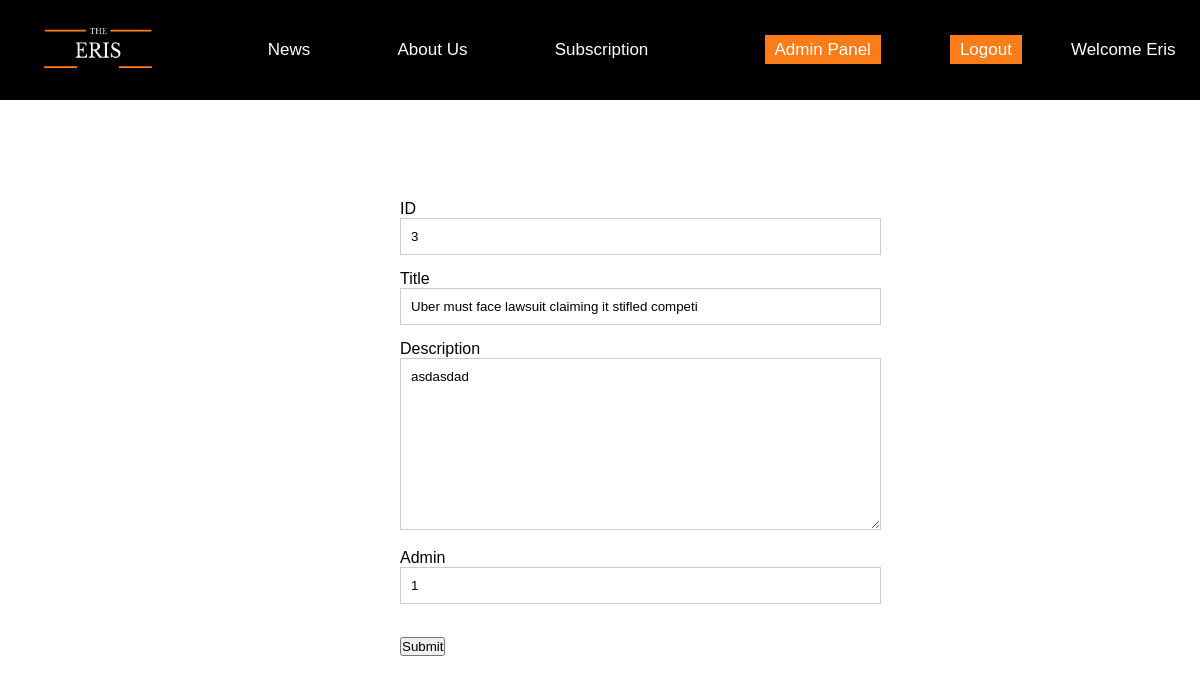
The page /edit.php?id=3 (signed in) on the database its author committed.
### tables this page shows
CREATE TABLE `articles` (
  `ID` int(11) NOT NULL,
  `Title` varchar(50) NOT NULL,
  `Subtitle` varchar(100) DEFAULT NULL,
  `Description` text DEFAULT NULL,
  `PrimaryCategory` varchar(30) NOT NULL,
  `SecondaryCategory` varchar(30) NOT NULL,
  `Photo` varchar(100) DEFAULT NULL,
  `Link` varchar(100) DEFAULT NULL,
  `admin` int(11) DEFAULT NULL
);

### models/DBConnection.php (called while the page is built, shortened)
<?php
class DBConnection
{
    public function getConnection()
    {
        try{
            $pdo = new PDO("mysql:host=localhost;dbname=WebProject", "root", "");
        }catch(PDOException $pdo){
            die("DB connection failed!");
        }
        return $pdo;
    }
}
?>

### Controllers/ArticlesController.php (called while the page is built, shortened)
<?php
    include_once "./models/ArticlesModel.php";
class Articles {
   public $articleModel;
    function __construct() {
        $this->articleModel = new ArticlesModel();
    }
    function findId($id) {
        return $this->articleModel->findById($id);
    }
}

### models/ArticlesModel.php (called while the page is built, shortened)
<?php
include_once 'DBConnection.php';
class ArticlesModel {
    private $stm;
    function __construct() {
        $this->DBCon = new DBConnection();
        $this->stm = $this->DBCon->getConnection();
    }
    function findById($id) {
        $query = 'SELECT * from articles where id = :id';
        $statement = $this->stm->prepare($query);
        $statement->bindparam(':id', $id);
        $statement->execute();
        return $statement->fetch();
    }
}
?>

### edit.php (the view, shortened to what this page needs)
<?php
  include_once 'Controllers/ArticlesController.php';
  $artcon = new Articles();
  $article = null;
if(isset($_GET['id'])) {
  $article = $artcon->findId($_GET['id']);
}
?>
<!DOCTYPE html>
<html lang="en">
  <head>
    <link rel="stylesheet" href="css/edit.css" />
  </head>
  <body>
    <header>
      <div class="headerLeft">
        <a href="lajmi.html"
          ><img src="images/logo.png" height="130" width="120"
        /></a>
        <ul class="HeaderList">
          <li><a href="index.php">News</a></li>
          <li><a href="About_us.php">About Us</a></li>
          <li><a class="Faqja2" href="Subscription.php">Subscription</a></li>
        </ul>
      </div>
      <div class="headerRight">
        <?php
              if(!isset($_SESSION['Emri'])) {
              }
              else {
                echo '<li>Welcome '.$_SESSION['Emri'].'</li>';
                echo '<li><a id="logout" href="logout.php">Logout</a></li>';
                if($_SESSION['isAdmin'] == '1') {
                  echo '<li><a href="dashboard.php">Admin Panel</a></li>';
                }
              }
        ?>
      </div>
    </header>
    <div id="container">
      <form method='POST'>
      <label for="">ID</label><br />
      <fieldset>
        <input name='id' placeholder="Your id" type="text" id="inputat" value="<?php echo $_GET['id']; ?>">
        <br />
      </fieldset>
      <label for="">Title</label><br />
      <fieldset>
        <input name='title' placeholder="Title" type="text" value="<?php echo $article['Title'];?>" id="inputat" /><br />
      </fieldset>
      <label for="">Description</label><br />
      <fieldset>
        <textarea name='description'  placeholder="Description" type="textarea" cols="50" rows="10" id="inputat"><?php echo $article['Description'];?></textarea>
        <br />
      </fieldset>
      <label for="">Admin</label><br />
      <fieldset>
        <input name='admin' placeholder="Admin" type="text" id="inputat" value="<?php echo $_SESSION['id']?>"/><br />
      </fieldset>
      <button name='submit'>Submit</button>
      </form>
    </div>
  </body>
</html>

### css/edit.css (style rules this page uses)
* { margin: 0; padding: 0; font-family: Arial, Helvetica, sans-serif; }
header { height: 100px; width: 100%; background-color: black; position: sticky; top: 0; z-index: 1; display: flex; flex-direction: row; align-items: center; justify-content: space-around; list-style: none; }
header a { color: white; text-decoration: none; padding: 5px 10px; }
.headerRight a:nth-child(2), .headerRight a:last-child { background-color: #fa7d19; margin-left: 20px; }
.headerLeft, .headerRight { position: relative; height: 100%; display: flex; align-items: center; color: white; font-family: Arial, Helvetica, sans-serif; font-size: 17px; }
.headerLeft { width: 60%; justify-content: space-around; }
.headerRight { width: 40%; flex-direction: row-reverse; justify-content: space-around; }
.headerLeft ul { display: flex; width: 65%; justify-content: space-around; }
.HeaderList li { display: inline; }
.HeaderList :nth-child(1) { text-decoration: none; color: white; }
#container { width: 550px; margin-left: 400px; margin-right: 400px; margin-top: 100px; margin-bottom: 100px; }
fieldset { display: block; border: none; margin: 0 0 10px; width: 100%; padding: 0; width: 300px; }
#inputat { width: 459px; border: 1px solid #ccc; background: #fff; margin: 0 0 5px; padding: 10px; display: inline-block; white-space: normal; word-wrap: break-word; word-break: break-all; }

### rows shown on the page
articles: title "Uber must face lawsuit claiming it stifled competi", description "asdasdad"

### other values the page prints
$_SESSION['Emri'] "Eris"
